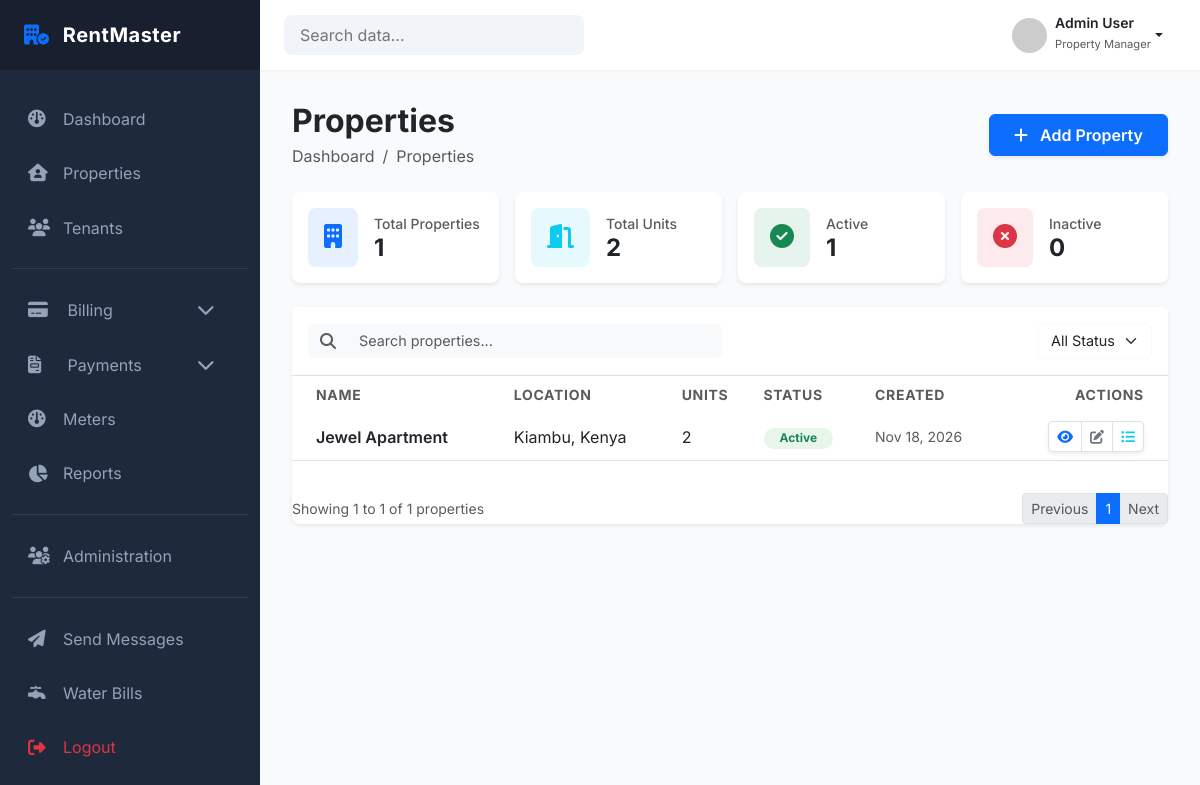
/properties/ (signed in), run on an earlier commit of the app's database.
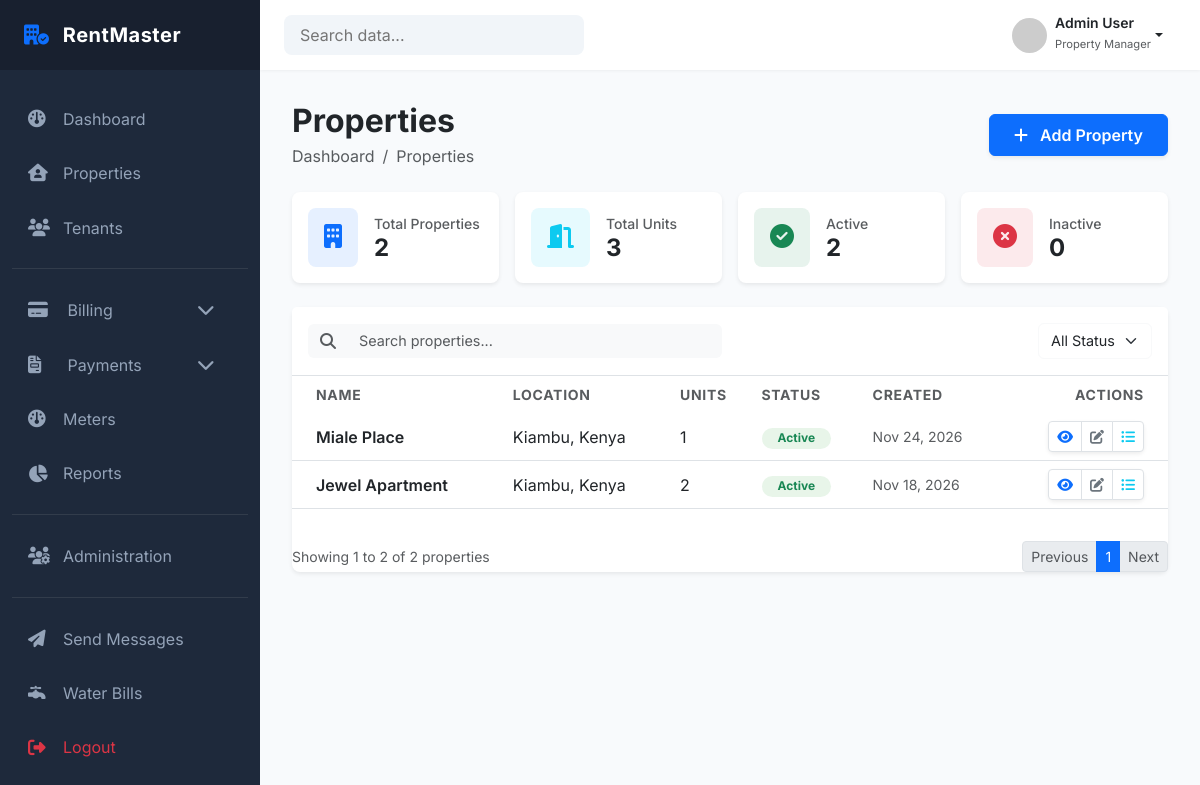
And on a later commit of the database.
### properties/models.py (models this page shows, shortened)
class Property(models.Model):
    landlord = models.ForeignKey(
        settings.AUTH_USER_MODEL,
        on_delete=models.PROTECT,
        related_name="properties",
        limit_choices_to={"role": "LANDLORD"}
    )
    name = models.CharField(max_length=150)
    description = models.TextField(blank=True)
    address_line_1 = models.CharField(max_length=250)
    address_line_2 = models.CharField(max_length=255, blank=True)
    country = models.CharField(max_length=100)
    county = models.CharField(max_length=100, blank=True)
    postal_code = models.CharField(max_length=20, blank=True)
    is_active = models.BooleanField(default=True)
    created_at = models.DateTimeField(auto_now_add=True)
    updated_at = models.DateTimeField(auto_now=True)
    class Meta:
        constraints = [
            UniqueConstraint(
                fields=["landlord", "name"],
                name="unique_property_name_per_landlord"
            )
        ]
        ordering = ["-created_at"]

### properties/views.py (the view)
# urls.py: path('', views.property_list, name='property_list'),
@login_required
def property_list(request):
    query = request.GET.get("q")
    page_number = request.GET.get("page")
    status = request.GET.get("status")
    properties = get_properties_for_user(request.user)
    if query:
        properties = properties.filter(
            Q(name__icontains=query) |
            Q(county__icontains=query) |
            Q(country__icontains=query)
        )
    if status == "active":
        properties = properties.filter(is_active=True)
    elif status == "inactive":
        properties = properties.filter(is_active=False)
    paginator = Paginator(properties, 5) # 5 per page
    properties = paginator.get_page(page_number)
    stats = get_property_stats(request.user)
    context = {
        'properties': properties,
        'stats': stats,
    }
    if request.headers.get("HX-Request"):
        return render(
            request,
            "properties/partials/property_table_container.html",
            context
        )
    return render(request, 'properties/property_list.html', context)

### properties/services/property_service.py (called while the page is built)
def get_properties_for_user(user):
    return Property.objects.filter(landlord=user).order_by('-created_at')

def get_property_stats(user):
    properties = Property.objects.filter(landlord=user)
    total_properties = properties.count()
    active_properties = properties.filter(is_active=True).count()
    inactive_properties = properties.filter(is_active=False).count()
    total_units = sum([p.units.count() for p in properties])
    return {
        "total": total_properties,
        "active": active_properties,
        "inactive": inactive_properties,
        "units": total_units,
    }

### templates/properties/property_list.html (shortened to what the changed rows need)
{% extends 'dashboard/base_dashboard.html' %}
{% load static %}
{% block extra_css %}
<link rel="stylesheet" href="{% static 'properties/css/property_list.css' %}">
{% endblock %}
{% block content %}
<div class="container-fluid p-0">
  <div class="d-flex justify-content-between align-items-center mb-4">
    <div>
      <h2 class="fw-bold mb-1">Properties</h2>
    </div>
  </div>
  <div class="row row-cols-1 row-cols-md-2 row-cols-lg-4 g-3 mb-4">
    <div class="col">
      <div class="card border-0 shadow-sm rounded-3 h-100">
        <div class="card-body d-flex align-items-center p-3">
          <div>
            <p class="text-muted small fw-medium mb-0">Total Properties</p>
            <h4 class="fw-bold mb-0">{{ stats.total }}</h4>
          </div>
        </div>
      </div>
    </div>
    <div class="col">
      <div class="card border-0 shadow-sm rounded-3 h-100">
        <div class="card-body d-flex align-items-center p-3">
          <div>
            <p class="text-muted small fw-medium mb-0">Total Units</p>
            <h4 class="fw-bold mb-0">{{ stats.units }}</h4>
          </div>
        </div>
      </div>
    </div>
    <div class="col">
      <div class="card border-0 shadow-sm rounded-3 h-100">
        <div class="card-body d-flex align-items-center p-3">
          <div>
            <p class="text-muted small fw-medium mb-0">Active</p>
            <h4 class="fw-bold mb-0">{{ stats.active }}</h4>
          </div>
        </div>
      </div>
    </div>
  </div>
  <div class="card border-0 shadow-sm rounded-3">
    <div id="property-table-container">
      <div class="table-responsive">
        {% include "properties/partials/property_table_container.html" %}
      </div>
    </div>
  </div>
</div>
{% endblock %}

### templates/properties/partials/property_table_container.html (shortened to what the changed rows need)
<table class="table table-hover align-middle mb-0">
    <thead class="bg-light">
        <tr>
            <th class="ps-4 border-0 text-muted small text-uppercase fw-bold">
            Name
            </th>
            <th class="border-0 text-muted small text-uppercase fw-bold">
            Location
            </th>
            <th class="border-0 text-muted small text-uppercase fw-bold">
            Units
            </th>
            <th class="border-0 text-muted small text-uppercase fw-bold">
            Status
            </th>
            <th class="border-0 text-muted small text-uppercase fw-bold">
            Created
            </th>
            <th
            class="pe-4 border-0 text-muted small text-uppercase fw-bold text-end"
            >
            Actions
            </th>
        </tr>
    </thead>
    <tbody class="border-top-0" id="property-table-body">
        {% for property in properties %}
        <tr>
            <td class="ps-4 fw-semibold text-dark">
                {{ property.name }}
            </td>
            <td>
                {{ property.county }}, {{ property.country }}
            </td>
            <td>
                {{ property.units.count }}
            </td>
            <td>
                {% if property.is_active %}
                <span class="badge rounded-pill bg-success-subtle text-success px-3">
                    Active
                </span>
                {% else %}
                <span class="badge rounded-pill bg-danger-subtle text-danger px-3">
                    Inactive
                </span>
                {% endif %}
            </td>
            <td class="text-muted small">
                {{ property.created_at|date:"M d, Y" }}
            </td>
            <td class="pe-4 text-end">
                <div class="btn-group shadow-sm">
                <a href="{% url 'properties:property_detail' property.id %}" class="btn btn-sm btn-white border text-primary" title="View">
                    <i class="fa-solid fa-eye"></i>
                </a>
                <a href="{% url 'properties:edit_property' property.id %}" class="btn btn-sm btn-white border text-secondary" title="Edit">
                    <i class="fa-solid fa-pen-to-square"></i>
                </a>
                <a href="{% url 'properties:property_units' property.id %}" class="btn btn-sm btn-white border text-info" title="Units">
                    <i class="fa-solid fa-list-ul"></i>
                </a>
                </div>
            </td>
            </tr>
            {% empty %}
            <tr>
            <td colspan="6" class="text-center text-muted py-4">
                No properties found.
            </td>
        </tr>
        {% endfor %}
    </tbody>
</table>
    <nav class="d-flex justify-content-between align-items-center">
        <span class="text-muted small">
            Showing {{ properties.start_index }} to {{ properties.end_index }} of {{ properties.paginator.count }} properties
        </span>
        <ul class="pagination pagination-sm mb-0">
            {% if properties.has_previous %}
            <li class="page-item">
            <a
                class="page-link"
                hx-get="?page={{ properties.previous_page_number }}&q={{ request.GET.q }}"
                hx-target="#property-table-container"
                hx-push-url="true"
            >
                Previous
            </a>
            </li>
            {% else %}
            <li class="page-item disabled">
            </li>
            {% endif %}
            {% for num in properties.paginator.page_range %}
            {% if num == properties.number %}
                <li class="page-item active">
                <span class="page-link">{{ num }}</span>
                </li>
            {% endif %}
            {% endfor %}
            {% if properties.has_next %}
            <li class="page-item">
            <a
                class="page-link"
                hx-get="?page={{ properties.next_page_number }}&q={{ request.GET.q }}"
                hx-target="#property-table-container"
                hx-push-url="true"
            >
                Next
            </a>
            </li>
            {% else %}
            <li class="page-item disabled">
            </li>
            {% endif %}
        </ul>
    </nav>
</div>

What changed in the data, as far as the page shows it:
added Property: name "Miale Place", county "Kiambu", country "Kenya", units.count "1", is_active "Active", created_at "Nov 24, 2026"
Also different on the page:
{{ stats.total }}: "1" → "2"
{{ stats.units }}: "2" → "3"
{{ stats.active }}: "1" → "2"
{{ properties.end_index }}: "1" → "2"
{{ properties.paginator.count }}: "1" → "2"
